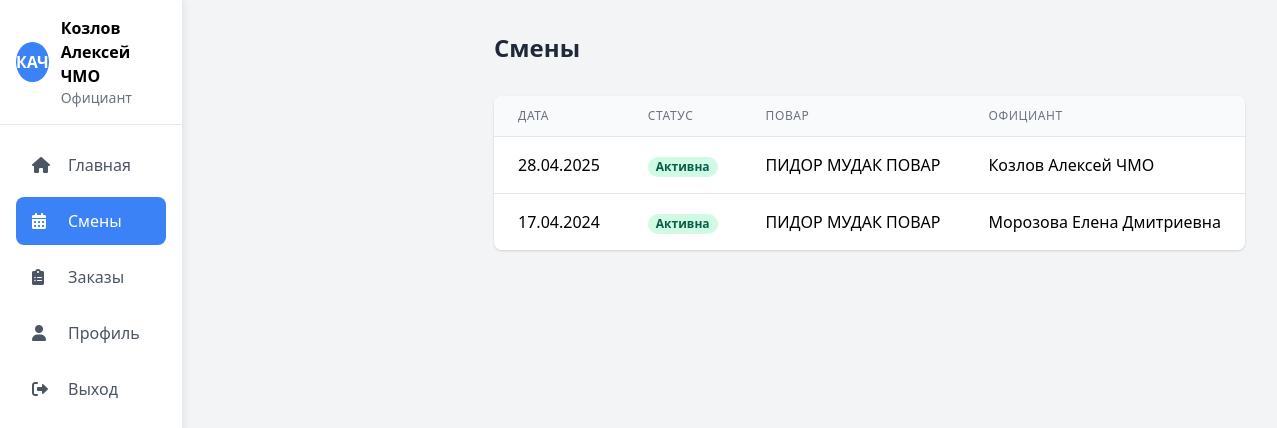
The page /shifts.php (signed in) on the database its author committed.
### tables this page shows
CREATE TABLE `shifts` (
  `id` int(11) NOT NULL,
  `date` date NOT NULL,
  `status` enum('active','completed','cancelled') NOT NULL DEFAULT 'active',
  `cook_id` int(11) NOT NULL,
  `waiter_id` int(11) NOT NULL,
  `created_at` timestamp NOT NULL DEFAULT current_timestamp()
);

CREATE TABLE `employees` (
  `id` int(11) NOT NULL,
  `name` varchar(100) NOT NULL,
  `email` varchar(100) NOT NULL,
  `password` varchar(255) NOT NULL,
  `role` enum('admin','cook','waiter') NOT NULL,
  `status` enum('active','blocked') DEFAULT 'active',
  `created_at` timestamp NOT NULL DEFAULT current_timestamp(),
  `phone` varchar(20) DEFAULT NULL
);

### auth.php (called while the page is built, shortened)
<?php
function isLoggedIn() {
    return isset($_SESSION['user_id']);
}
function hasRole($role) {
    return $_SESSION['user_role'] === $role;
}
?>

### functions.php (called while the page is built, shortened)
<?php
require_once 'auth.php';
function getShifts($filters = []) {
    $pdo = connectDB();
    $sql = "
        SELECT s.*,
               c.name as cook_name,
               w.name as waiter_name
        FROM shifts s
        LEFT JOIN employees c ON s.cook_id = c.id
        LEFT JOIN employees w ON s.waiter_id = w.id
    ";
    $params = [];
    $sql .= " ORDER BY s.date DESC";
    $stmt = $pdo->prepare($sql);
    $stmt->execute($params);
    return $stmt->fetchAll();
}
?>

### shifts.php (the view, shortened to what this page needs)
<?php
require_once 'auth.php';
require_once 'functions.php';
$isAdmin = hasRole('admin');
$isCook = hasRole('cook');
$isWaiter = hasRole('waiter');
$shifts = getShifts();
?>
<!DOCTYPE html>
<html lang="ru">
<head>
    <link href="https://cdn.jsdelivr.net/npm/tailwindcss@2.2.19/dist/tailwind.min.css" rel="stylesheet">
    <link href="https://cdnjs.cloudflare.com/ajax/libs/font-awesome/6.0.0/css/all.min.css" rel="stylesheet">
    <link href="style.css" rel="stylesheet">
</head>
<body class="bg-gray-100">
    <div class="flex h-screen">
        <aside class="sidebar bg-white shadow-lg w-64">
            <div class="p-4 border-b">
                <div class="flex items-center space-x-3">
                    <div class="avatar avatar-blue">
                        <?php echo htmlspecialchars($_SESSION['user_initials']); ?>
                    </div>
                    <div>
                        <h2 class="font-semibold logo-text"><?php echo htmlspecialchars($_SESSION['user_name']); ?></h2>
                        <p class="text-sm text-gray-500 nav-text">
                            <?php
                            if ($isAdmin) {
                                echo 'Администратор';
                            } elseif ($isCook) {
                                echo 'Повар';
                            } elseif ($isWaiter) {
                                echo 'Официант';
                            }
                            ?>
                        </p>
                    </div>
                </div>
            </div>
            <nav class="p-4">
                <a href="index.php" class="nav-item">
                    <i class="fas fa-home"></i>
                    <span class="nav-text">Главная</span>
                </a>
                <?php if ($isAdmin || $isWaiter): ?>
                <a href="shifts.php" class="nav-item active">
                    <i class="fas fa-calendar-alt"></i>
                    <span class="nav-text">Смены</span>
                </a>
                <?php endif; ?>
                <a href="orders.php" class="nav-item">
                    <i class="fas fa-clipboard-list"></i>
                    <span class="nav-text">Заказы</span>
                </a>
                <a href="profile.php" class="nav-item">
                    <i class="fas fa-user"></i>
                    <span class="nav-text">Профиль</span>
                </a>
                <a href="logout.php" class="nav-item text-red-500">
                    <i class="fas fa-sign-out-alt"></i>
                    <span class="nav-text">Выход</span>
                </a>
            </nav>
        </aside>
        <main class="content flex-1 p-8">
            <div class="flex justify-between items-center mb-8">
                <h1 class="text-2xl font-bold text-gray-800">Смены</h1>
            </div>
            <div class="bg-white rounded-lg shadow overflow-hidden">
                <table class="min-w-full divide-y divide-gray-200">
                    <thead class="bg-gray-50">
                        <tr>
                            <th class="px-6 py-3 text-left text-xs font-medium text-gray-500 uppercase tracking-wider">Дата</th>
                            <th class="px-6 py-3 text-left text-xs font-medium text-gray-500 uppercase tracking-wider">Статус</th>
                            <th class="px-6 py-3 text-left text-xs font-medium text-gray-500 uppercase tracking-wider">Повар</th>
                            <th class="px-6 py-3 text-left text-xs font-medium text-gray-500 uppercase tracking-wider">Официант</th>
                        </tr>
                    </thead>
                    <tbody class="bg-white divide-y divide-gray-200">
                        <?php foreach ($shifts as $shift): ?>
                        <tr>
                            <td class="px-6 py-4 whitespace-nowrap"><?php echo date('d.m.Y', strtotime($shift['date'])); ?></td>
                            <td class="px-6 py-4 whitespace-nowrap">
                                <?php
                                $statusClass = '';
                                $statusText = '';
                                switch($shift['status']) {
                                    case 'active':
                                        $statusClass = 'bg-green-100 text-green-800';
                                        $statusText = 'Активна';
                                        break;
                                }
                                ?>
                                <span class="px-2 inline-flex text-xs leading-5 font-semibold rounded-full <?php echo $statusClass; ?>">
                                    <?php echo $statusText; ?>
                                </span>
                            </td>
                            <td class="px-6 py-4 whitespace-nowrap"><?php echo htmlspecialchars($shift['cook_name']); ?></td>
                            <td class="px-6 py-4 whitespace-nowrap"><?php echo htmlspecialchars($shift['waiter_name']); ?></td>
                        </tr>
                        <?php endforeach; ?>
                    </tbody>
                </table>
            </div>
        </main>
    </div>
</body>
</html>

### style.css (style rules this page uses)
.sidebar { transition: all 0.3s; width: 280px; background-color: #ffffff; box-shadow: 0 0 10px rgba(0, 0, 0, 0.1); z-index: 50; }
.content { transition: margin-left 0.3s; margin-left: 280px; }
table { width: 100%; border-collapse: collapse; }
th { background-color: #f9fafb; padding: 0.75rem 1rem; text-align: left; font-weight: 500; color: #374151; border-bottom: 1px solid #e5e7eb; }
td { padding: 0.75rem 1rem; border-bottom: 1px solid #e5e7eb; }
tr:last-child td { border-bottom: none; }
.avatar { display: flex; align-items: center; justify-content: center; width: 2.5rem; height: 2.5rem; border-radius: 50%; font-weight: 600; color: #fff; }
.avatar-blue { background-color: #3b82f6; }
.nav-item { display: flex; align-items: center; padding: 0.75rem 1rem; color: #4b5563; border-radius: 0.5rem; margin-bottom: 0.5rem; transition: all 0.2s; }
.nav-item.active { background-color: #3b82f6; color: white !important; }
.nav-item i { width: 1.5rem; margin-right: 0.75rem; }

### rows shown on the page
shifts: date "28.04.2025", status "Активна", cook.name "ПИДОР МУДАК ПОВАР", waiter.name "Козлов Алексей ЧМО"
shifts: date "17.04.2024", status "Активна", cook.name "ПИДОР МУДАК ПОВАР", waiter.name "Морозова Елена Дмитриевна"

### other values the page prints
$_SESSION['user_initials'] "КАЧ"
$_SESSION['user_name'] "Козлов Алексей ЧМО"
